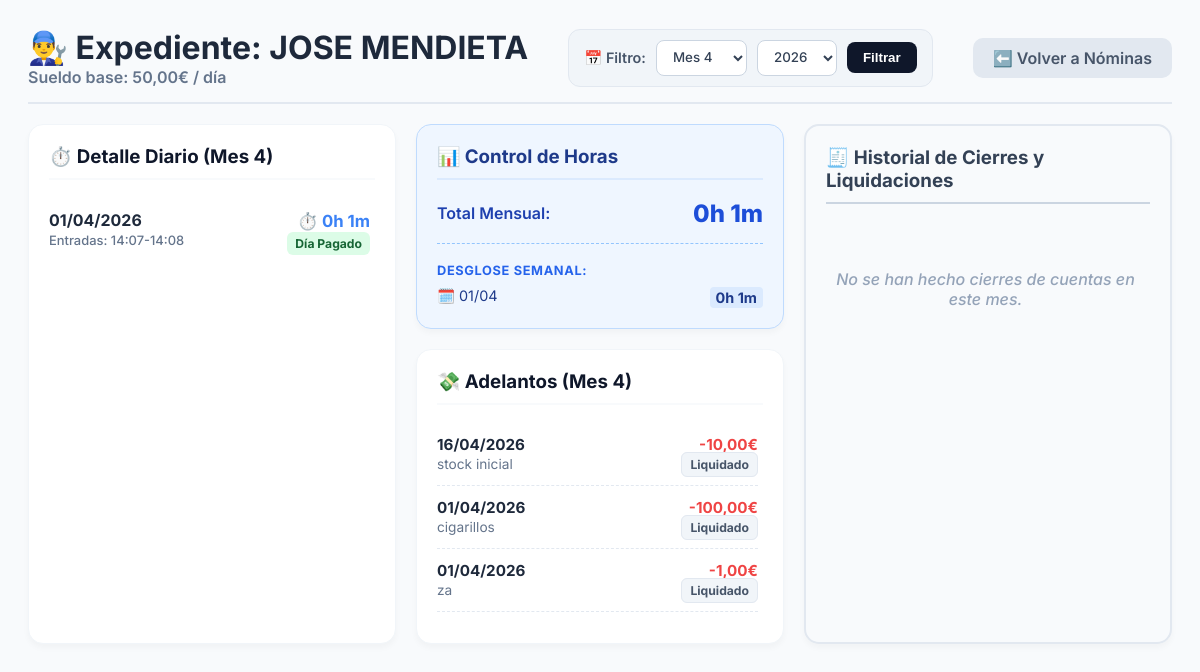
The page /nominas/detalle/1/ on the database its author committed.
### taller/models.py (models this page shows, shortened)
class Empleado(models.Model):
    nombre = models.CharField(max_length=100)
    telefono = models.CharField(max_length=20, blank=True, null=True)
    sueldo_por_dia = models.DecimalField(max_digits=10, decimal_places=2, default=50.00)
    es_sueldo_fijo = models.BooleanField(default=False)
    sueldo_fijo_mensual = models.DecimalField(max_digits=8, decimal_places=2, default=1000.00)
    es_chapista = models.BooleanField(default=False, verbose_name="Trabaja a Comisión (Ej: Chapa y Pintura)")
    porcentaje_comision = models.DecimalField(max_digits=5, decimal_places=2, default=60.00, verbose_name="Porcentaje de Comisión (%)")
    valor_jornada_taller = models.DecimalField(max_digits=10, decimal_places=2, default=50.00, verbose_name="Valor Día (Trabajo Interno/Taller)")

class Asistencia(models.Model):
    TIPO_JORNADA_CHOICES = [
        ('Taller', 'Taller / Estructuras (Cobra el día)'),
        ('Chapa', 'Chapa y Pintura (Solo cobra comisiones)'),
    ]
    empleado = models.ForeignKey(Empleado, on_delete=models.CASCADE, related_name='asistencias')
    fecha = models.DateField(default=timezone.now)
    hora_entrada = models.TimeField(auto_now_add=True)
    hora_salida = models.TimeField(null=True, blank=True)
    pagado = models.BooleanField(default=False)
    tipo_jornada = models.CharField(max_length=20, choices=TIPO_JORNADA_CHOICES, default='Taller')

class AdelantoSueldo(models.Model):
    empleado = models.ForeignKey(Empleado, on_delete=models.CASCADE, related_name='adelantos')
    fecha = models.DateField(default=timezone.now)
    importe = models.DecimalField(max_digits=10, decimal_places=2)
    motivo = models.CharField(max_length=200, default="Adelanto de nómina")
    liquidado = models.BooleanField(default=False)

### taller/views.py (the view)
# urls.py: path('nominas/detalle/<int:empleado_id>/', views.detalle_nomina, name='detalle_nomina'),
def detalle_nomina(request, empleado_id):
    empleado = get_object_or_404(Empleado, id=empleado_id)
    hoy = timezone.now().date()
    mes_seleccionado = int(request.GET.get('mes', hoy.month))
    ano_seleccionado = int(request.GET.get('ano', hoy.year))
    asistencias_db = Asistencia.objects.filter(
        empleado=empleado,
        hora_salida__isnull=False,
        fecha__year=ano_seleccionado,
        fecha__month=mes_seleccionado
    ).order_by('-fecha', '-hora_entrada')
    adelantos = AdelantoSueldo.objects.filter(
        empleado=empleado,
        fecha__year=ano_seleccionado,
        fecha__month=mes_seleccionado
    ).order_by('-fecha')
    import re
    for ad in adelantos:
        match = re.search(r'\(Orden #(\d+)\)', ad.motivo)
        if match:
            ad.orden_id_link = match.group(1) # Le pegamos el ID de la orden a la variable
    pagos = Gasto.objects.filter(
        empleado=empleado,
        categoria='Sueldos',
        fecha__year=ano_seleccionado,
        fecha__month=mes_seleccionado
    ).order_by('-fecha')
    def formatear_segundos(segs):
        horas = int(segs // 3600)
        minutos = int((segs % 3600) // 60)
        return f"{horas}h {minutos}m"
    agrupado_por_dia = defaultdict(list)
    for a in asistencias_db:
        agrupado_por_dia[a.fecha].append(a)
    dias_procesados = []
    semanas_dict = defaultdict(lambda: {'segundos': 0, 'dias': set()})
    total_mes_segundos = 0
    for fecha, registros in agrupado_por_dia.items():
        total_dia_segundos = 0
        fichajes_str = []
        pagado_dia = True
        semana_iso = fecha.isocalendar()[1]
        for r in registros:
            if not r.pagado: pagado_dia = False
            t1 = datetime.combine(fecha, r.hora_entrada)
            t2 = datetime.combine(fecha, r.hora_salida)
            if t2 < t1:
                if (t1 - t2).total_seconds() < 300: # Menos de 5 min de diferencia (clic de prueba)
                    t2 = t1
                else:
                    t2 += timedelta(days=1) # Turno de noche real (salió al día siguiente)
            segundos_turno = (t2 - t1).total_seconds()
            total_dia_segundos += segundos_turno
            total_mes_segundos += segundos_turno
            semanas_dict[semana_iso]['segundos'] += segundos_turno
            semanas_dict[semana_iso]['dias'].add(fecha)
            fichajes_str.append(f"{r.hora_entrada.strftime('%H:%M')}-{r.hora_salida.strftime('%H:%M')}")
        dias_procesados.append({
            'fecha': fecha,
            'fichajes': " | ".join(fichajes_str),
            'total_horas': formatear_segundos(total_dia_segundos),
            'pagado': pagado_dia
        })
    dias_procesados = sorted(dias_procesados, key=lambda x: x['fecha'], reverse=True)
    semanas_list = []
    for sem, data in semanas_dict.items():
        dias_ordenados = sorted(list(data['dias']))
        inicio = dias_ordenados[0].strftime('%d/%m')
        fin = dias_ordenados[-1].strftime('%d/%m')
        rango = f"{inicio} al {fin}" if inicio != fin else f"{inicio}"
        semanas_list.append({
            'semana': sem,
            'rango': rango,
            'total_horas': formatear_segundos(data['segundos'])
        })
    semanas_list = sorted(semanas_list, key=lambda x: x['semana'], reverse=True)
    meses_del_ano = list(range(1, 13))
    anos_disponibles = list(range(2024, hoy.year + 2))
    return render(request, 'taller/detalle_nomina.html', {
        'empleado': empleado,
        'dias_procesados': dias_procesados,
        'semanas_list': semanas_list,
        'total_mes_horas': formatear_segundos(total_mes_segundos),
        'adelantos': adelantos,
        'pagos': pagos,
        'mes_seleccionado': mes_seleccionado,
        'ano_seleccionado': ano_seleccionado,
        'meses_del_ano': meses_del_ano,
        'anos_disponibles': anos_disponibles,
    })

### taller/templates/taller/detalle_nomina.html (shortened to what this page needs)
<!DOCTYPE html>
<html lang="es">
<head>
</head>
<body>
    <div class="container">
        <div class="header">
            <div>
                <h1 style="margin: 0; display: flex; align-items: center; gap: 10px;">
                    👨‍🔧 Expediente: {{ empleado.nombre }}
                </h1>
                <span style="color: #64748b; font-weight: 600;">Sueldo base: {{ empleado.sueldo_por_dia }}€ / día</span>
            </div>
            <form method="get" style="display: flex; gap: 10px; align-items: center; background: #f1f5f9; padding: 10px 15px; border-radius: 12px; border: 1px solid #e2e8f0;">
                <span style="font-weight: 600; color: #475569; font-size: 0.9em;">📅 Filtro:</span>
                <select name="mes" class="modern-select">
                    {% for m in meses_del_ano %}
                        <option value="{{ m }}" {% if mes_seleccionado == m %}selected{% endif %}>Mes {{ m }}</option>
                    {% endfor %}
                </select>
                <select name="ano" class="modern-select">
                    {% for a in anos_disponibles %}
                        <option value="{{ a }}" {% if ano_seleccionado == a %}selected{% endif %}>{{ a }}</option>
                    {% endfor %}
                </select>
                <button type="submit" class="btn-filtrar">Filtrar</button>
            </form>
            <a href="{% url 'panel_nominas' %}" class="btn-volver">⬅️ Volver a Nóminas</a>
        </div>
        <div class="grid-3">
            <div class="panel">
                <h3>⏱️ Detalle Diario (Mes {{ mes_seleccionado }})</h3>
                <div class="scroll-area">
                    {% for d in dias_procesados %}
                        <div class="item-row">
                            <div>
                                <strong style="font-size: 1.05em;">{{ d.fecha|date:"d/m/Y" }}</strong><br>
                                <span style="color:#64748b; font-size: 0.85em; font-weight: 500;">Entradas: {{ d.fichajes }}</span>
                            </div>
                            <div style="text-align: right;">
                                <strong style="color: #3b82f6; font-size: 1.1em; display: block; margin-bottom: 2px;">⏱️ {{ d.total_horas }}</strong>
                                {% if d.pagado %}
                                    <span class="badge bg-green">Día Pagado</span>
                                {% else %}
                                    <span class="badge bg-red">Pendiente</span>
                                {% endif %}
                            </div>
                        </div>
                    {% empty %}
                        <p style="color:#94a3b8; text-align: center; margin-top: 30px;">No hay horas trabajadas este mes.</p>
                    {% endfor %}
                </div>
            </div>
            <div style="display: flex; flex-direction: column; gap: 20px;">
                <div class="panel" style="background: #eff6ff; border-color: #bfdbfe;">
                    <h3 style="color: #1e3a8a; border-bottom-color: #dbeafe;">📊 Control de Horas</h3>
                    <div style="display: flex; justify-content: space-between; align-items: center; margin-bottom: 10px;">
                        <span style="font-weight: 600; color: #1e40af;">Total Mensual:</span>
                        <span style="font-size: 1.5em; font-weight: 800; color: #1d4ed8;">{{ total_mes_horas }}</span>
                    </div>
                    {% if semanas_list %}
                        <div style="border-top: 1px dashed #93c5fd; margin-top: 15px; padding-top: 15px;">
                            <span style="font-size: 0.8em; font-weight: 700; color: #2563eb; text-transform: uppercase; letter-spacing: 0.05em;">Desglose Semanal:</span>
                            {% for sem in semanas_list %}
                                <div style="display: flex; justify-content: space-between; font-size: 0.9em; margin-top: 8px; color: #1e3a8a;">
                                    <span>🗓️ {{ sem.rango }}</span>
                                    <strong style="background: #dbeafe; padding: 2px 6px; border-radius: 4px;">{{ sem.total_horas }}</strong>
                                </div>
                            {% endfor %}
                        </div>
                    {% endif %}
                </div>
                <div class="panel" style="flex-grow: 1;">
                    <h3>💸 Adelantos (Mes {{ mes_seleccionado }})</h3>
                    <div class="scroll-area" style="max-height: 200px;">
                        {% for ad in adelantos %}
                            {% if ad.importe > 0 %}
                                <div class="item-row">
                                    <div>
                                        <strong>{{ ad.fecha|date:"d/m/Y" }}</strong><br>
                                        <span style="color:#64748b; font-size: 0.9em;">{{ ad.motivo }}</span>
                                    </div>
                                    <div style="text-align: right;">
                                        <strong style="color: #ef4444;">-{{ ad.importe }}€</strong><br>
                                        {% if ad.liquidado %}
                                            <span class="badge bg-gray">Liquidado</span>
                                        {% else %}
                                            <span class="badge bg-red">A descontar</span>
                                        {% endif %}
                                    </div>
                                </div>
                            {% endif %}
                        {% endfor %}
                    </div>
                </div>
            </div>
            <div class="panel" style="background: #f8fafc; border: 2px solid #e2e8f0;">
                <h3 style="border-bottom-color: #cbd5e1; color: #334155;">🧾 Historial de Cierres y Liquidaciones</h3>
                <div class="scroll-area">
                    {% for pago in pagos %}
                        <div style="background: white; padding: 15px; border-radius: 12px; margin-bottom: 15px; border: 1px solid #e2e8f0; box-shadow: 0 4px 6px -1px rgba(0,0,0,0.02);">
                            <div style="display: flex; justify-content: space-between; align-items: center; margin-bottom: 10px;">
                                <strong style="color: #0f172a; font-size: 1.1em;">🗓️ {{ pago.fecha|date:"d/m/Y" }}</strong>
                                {% if "CIERRE CONTABLE" in pago.descripcion %}
                                    <span style="background: #fef3c7; color: #92400e; padding: 4px 8px; border-radius: 6px; font-size: 0.75em; font-weight: 800; letter-spacing: 0.05em;">🔄 CIERRE SEMANAL</span>
                                {% else %}
                                    <span style="background: #dcfce7; color: #166534; padding: 4px 8px; border-radius: 6px; font-size: 0.75em; font-weight: 800; letter-spacing: 0.05em;">💸 PAGO REALIZADO</span>
                                {% endif %}
                            </div>
                            <p style="color: #475569; font-size: 0.9em; margin: 0 0 12px 0; line-height: 1.4;">
                                {{ pago.descripcion }}
                            </p>
                            <div style="display: flex; justify-content: space-between; align-items: center; border-top: 1px dashed #e2e8f0; padding-top: 12px;">
                                <span style="font-size: 0.8em; color: #64748b; font-weight: 600;">💳 {{ pago.get_metodo_pago_display }}</span>
                                {% if "CIERRE CONTABLE" in pago.descripcion %}
                                    <strong style="color: #94a3b8; font-size: 1.1em;">0.00€</strong>
                                {% else %}
                                    <strong style="color: #10b981; font-size: 1.3em;">+{{ pago.importe }}€</strong>
                                {% endif %}
                            </div>
                        </div>
                    {% empty %}
                        <div style="text-align: center; padding: 30px 10px;">
                            <p style="color:#94a3b8; font-style: italic; font-weight: 500;">No se han hecho cierres de cuentas en este mes.</p>
                        </div>
                    {% endfor %}
                </div>
            </div>
        </div>
    </div>
</body>
</html>

### taller/templates/taller/detalle_nomina.html (style rules this page uses)
body { font-family: 'Inter', sans-serif; background-color: #f8fafc; color: #1e293b; padding: 20px; }
.container { max-width: 1300px; margin: 0 auto; }
.header { display: flex; justify-content: space-between; align-items: center; margin-bottom: 20px; border-bottom: 2px solid #e2e8f0; padding-bottom: 15px; }
.btn-volver { background: #e2e8f0; color: #475569; padding: 10px 20px; text-decoration: none; border-radius: 10px; font-weight: 600; }
.modern-select { padding: 8px 12px; border-radius: 8px; border: 1px solid #cbd5e1; background: white; font-family: 'Inter', sans-serif; font-weight: 500; outline: none; cursor: pointer; color: #334155; }
.btn-filtrar { background: #0f172a; color: white; padding: 8px 16px; border: none; border-radius: 8px; font-weight: 600; cursor: pointer; transition: 0.2s; }
.grid-3 { display: grid; grid-template-columns: repeat(auto-fit, minmax(320px, 1fr)); gap: 20px; }
.panel { background: white; padding: 20px; border-radius: 15px; box-shadow: 0 4px 6px rgba(0,0,0,0.03); border: 1px solid #f1f5f9; }
.panel h3 { margin-top: 0; color: #0f172a; border-bottom: 2px solid #f8fafc; padding-bottom: 10px; }
.scroll-area { max-height: 500px; overflow-y: auto; padding-right: 5px; }
.item-row { display: flex; justify-content: space-between; padding: 12px 0; border-bottom: 1px dashed #e2e8f0; font-size: 0.95em; }
.item-row:last-child { border-bottom: none; }
.badge { padding: 4px 8px; border-radius: 6px; font-size: 0.8em; font-weight: bold; }
.bg-green { background: #dcfce7; color: #166534; }
.bg-gray { background: #f1f5f9; color: #475569; border: 1px solid #e2e8f0; }

### rows shown on the page
Empleado: nombre "JOSE MENDIETA", sueldo_por_dia "50,00"
Asistencia: fecha "01/04/2026"
AdelantoSueldo: fecha "16/04/2026", motivo "stock inicial", importe "10,00", liquidado "Liquidado"
AdelantoSueldo: fecha "01/04/2026", motivo "cigarillos", importe "100,00", liquidado "Liquidado"
AdelantoSueldo: fecha "01/04/2026", motivo "za", importe "1,00", liquidado "Liquidado"

### other values the page prints
{{ mes_seleccionado }} "4"
{{ d.fichajes }} "14:07-14:08"
{{ d.total_horas }} "0h 1m"
{{ total_mes_horas }} "0h 1m"
{{ sem.rango }} "01/04"
{{ sem.total_horas }} "0h 1m"
form field ano "2026"
